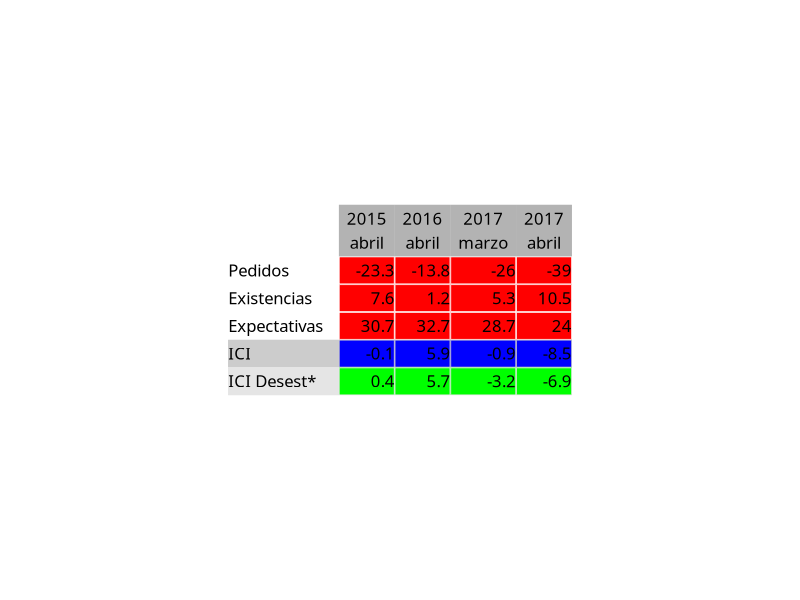
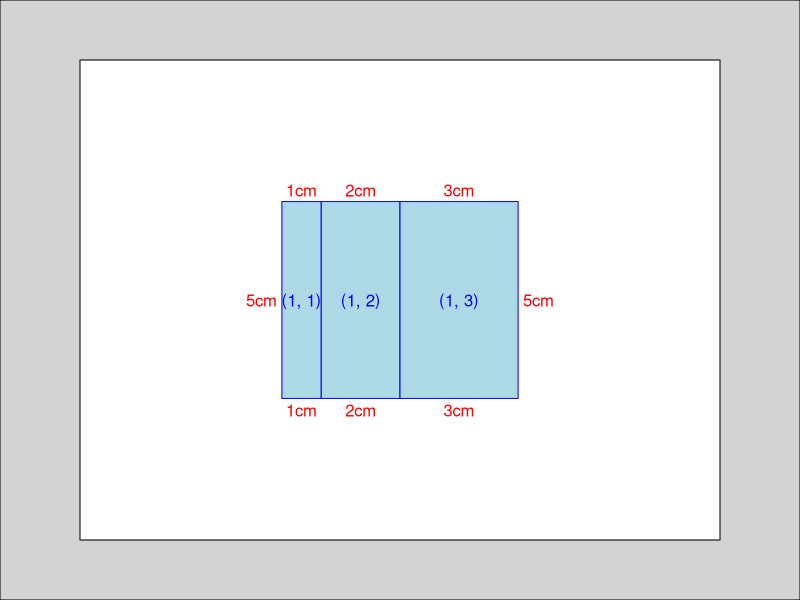
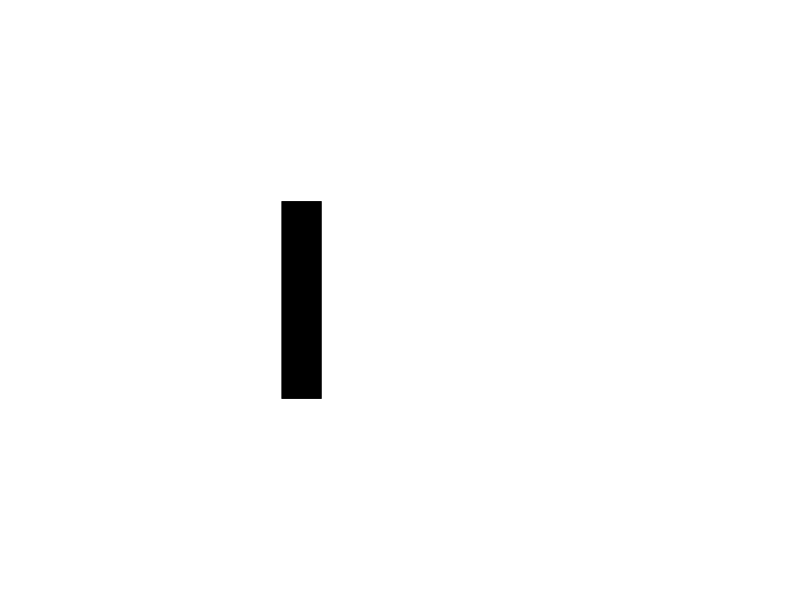
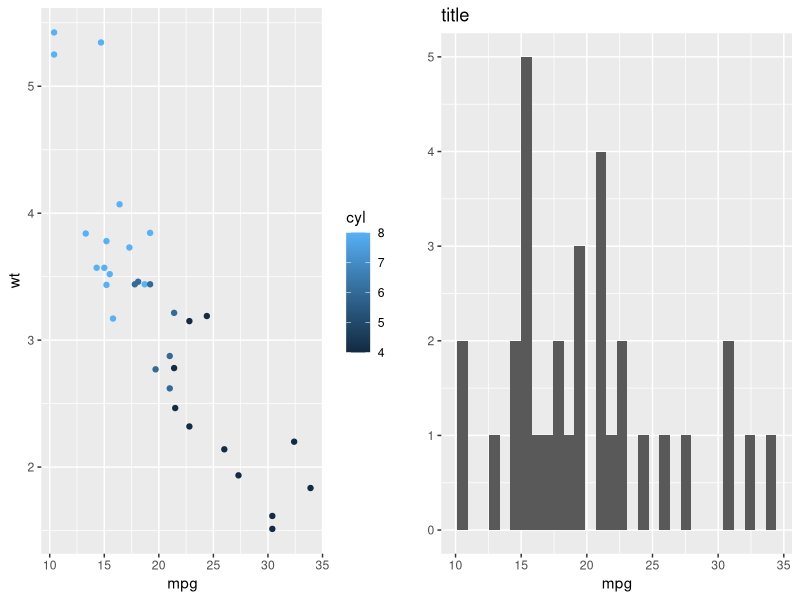
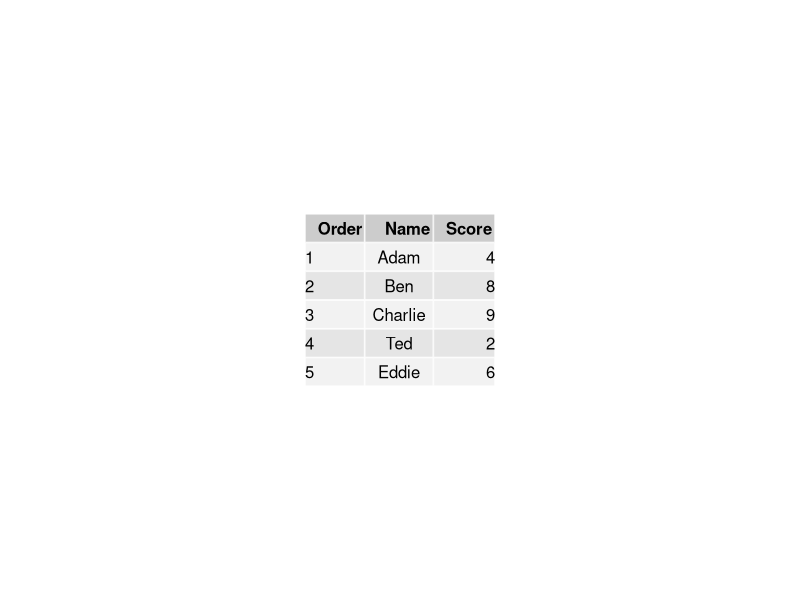
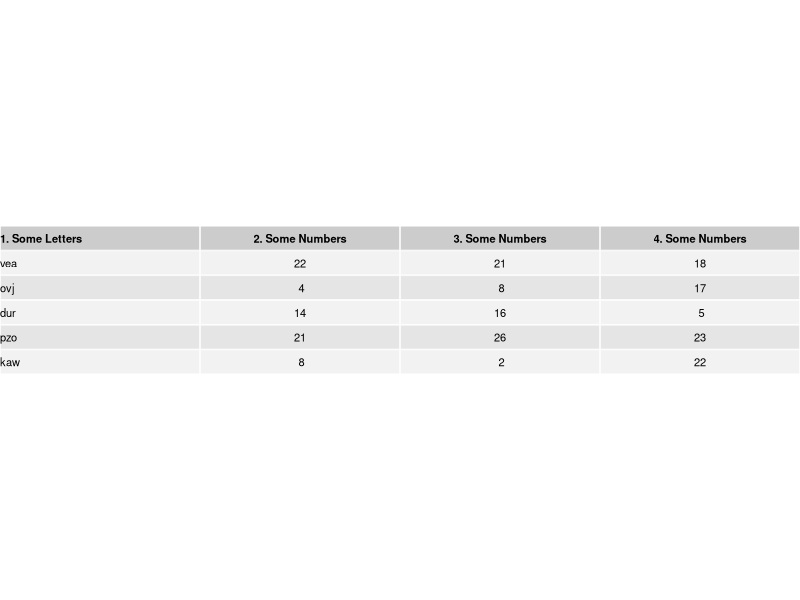
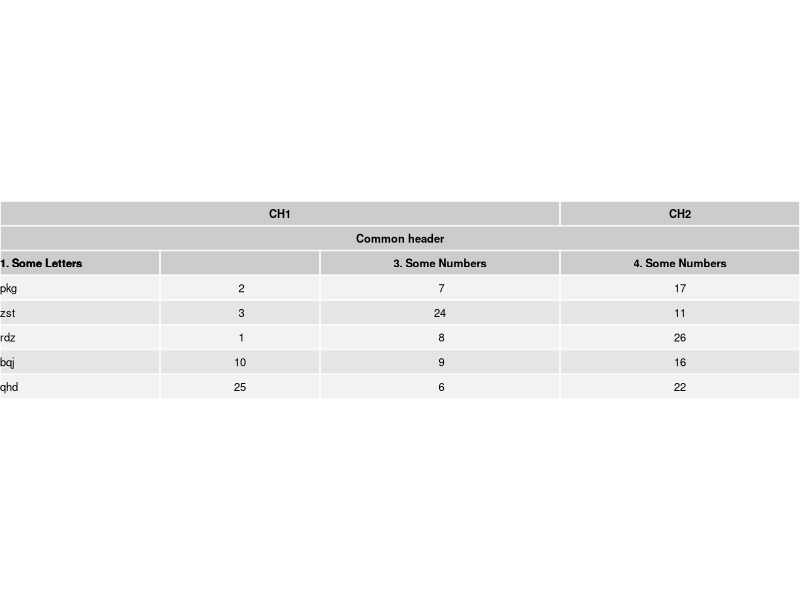
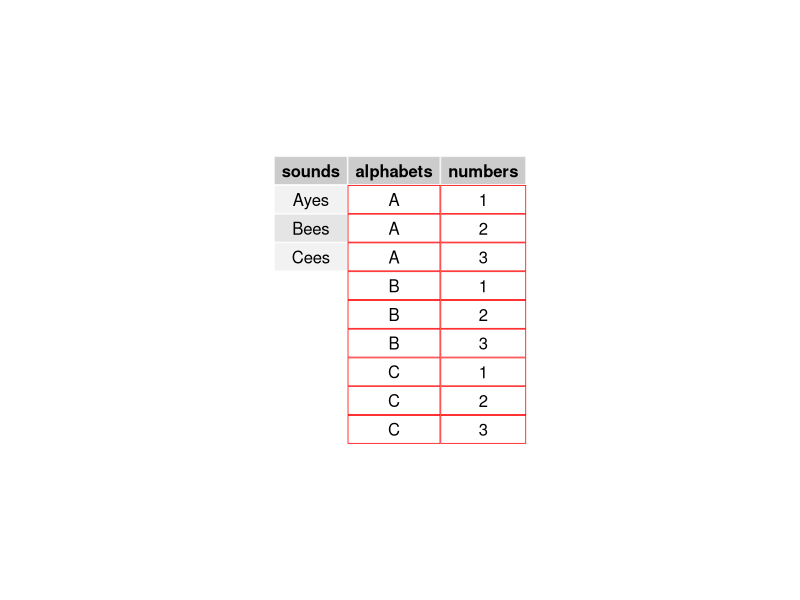

These figures' R source, in order:
## ---- chunk 1
knitr::opts_chunk$set(echo = TRUE)
## ---- chunk 2
library(grid)
library(gridExtra)
library(gtable)
tabla_fin <- rbind(
c("","2015\nabril","2016\nabril","2017\nmarzo","2017\nabril"),
c("Pedidos",-23.3,-13.8,-26,-39),
c("Existencias",7.6,1.2,5.3,10.5),
c("Expectativas",30.7,32.7,28.7,24),
c("ICI",-0.1,5.9,-0.9,-8.5),
c("ICI Desest*",0.4,5.7,-3.2,-6.9))
colnames(tabla_fin) <- tabla_fin[1,]
tabla_fin <- tabla_fin[-1,]
rownames(tabla_fin) <- tabla_fin[,1]
tabla_fin <- tabla_fin[,-1]
print(tabla_fin)
t1 <- ttheme_default(
        core=list(
         fg_params=list(fontface=rep("plain", 6), fontfamily="Calibri",
                      x=1.0, hjust=1.0),
         bg_params = list(
                     fill=c(rep("red",3),"blue","green"),
                     col=c("white","white","white","grey80","grey90"),
                     alpha = rep(1,5))
        ),
        rowhead=list(
         fg_params=list(x=0, hjust=0, fontface="plain", fontfamily="Calibri"),
         bg_params = list(
                     fill=c("white",rep("white",3),"grey80","grey90"),
                     col=c("white","white","white","white","grey80","grey90"),
                     alpha = rep(1,5))
        ),
        colhead=list(
         fg_params=list(fontface="plain",fontfamily="Calibri"),
         bg_params = list(
                     fill="grey70",
                     col="grey70",
                     alpha = rep(1,5))
        )
)
t  <- tableGrob(tabla_fin, theme=t1)
grid.newpage()
grid.draw(t)
## ---- chunk 3
a <- gtable(unit(1:3, c("cm")), unit(5, "cm"))
a
gtable_show_layout(a)

# Add a grob:
rect <- rectGrob(gp = gpar(fill = "black"))
a <- gtable_add_grob(a, rect, 1, 1)
a
plot(a)
## ---- chunk 4
library(ggplot2)
p1 <- qplot(mpg, wt, data = mtcars, colour = cyl)
p2 <- qplot(mpg, data = mtcars) + ggtitle("title")
p3 <- qplot(mpg, data = mtcars, geom = "dotplot")
p4 <-
  p1 + facet_wrap( ~ carb, nrow = 1) + theme(legend.position = "none") +
  ggtitle("facetted plot")
## ---- chunk 5
grid.arrange(p1, p2, nrow = 1)
## ---- chunk 6
#https://stackoverflow.com/questions/36454028/how-do-i-customize-particular-columns-for-a-tablegrob-in-r
library(grid)
library(gridExtra)

df <- data.frame(Order = c(1:5),
                 Name = c("Adam", "Ben", "Charlie" , "Ted", "Eddie"), 
                 Score = c(4, 8, 9 , 2 , 6))

#hj <- matrix(c(0, 0.5, 1), ncol=3, nrow=nrow(df), byrow=TRUE)
#x <- matrix(c(0, 0.5, 1), ncol=3, nrow=nrow(df), byrow=TRUE)

hj <- rep(c(0,0.5,1),each=5)
x <- rep(c(0,0.5,1),each=5)

tt1 <- ttheme_default(core=list(fg_params=list(hjust = hj, 
                                               x = x)),
                      colhead=list(fg_params=list(hjust=1, x=0.95)))


dfGrob <- tableGrob(df, rows = NULL, theme = tt1)
grid.newpage()
grid.draw(dfGrob)
## ---- chunk 7
hj <- matrix(c(0, 0.5, 1), ncol=3, nrow=nrow(df), byrow=TRUE)
x <- matrix(c(0, 0.5, 1), ncol=3, nrow=nrow(df), byrow=TRUE)
as.vector(x)
## ---- chunk 8
header_justify <- c(0,0.5,0.5,0.5)
header_x       <- c(0,0.5,0.5,0.5)
core_justify <-   rep(c(0,0.5,0.5,0.5),each=5)
core_x       <-   rep(c(0,0.5,0.5,0.5),each=5)
t_header <- ttheme_default(base_size = 8,
                           colhead=list(fg_params=list(hjust = header_justify , x = header_x)))
t_core   <- ttheme_default(base_size = 8,
                           core=list(fg_params=list(hjust = core_justify , x = core_x)))
daf <- data.frame(SomeLetters = paste0(letters[sample(1:26 , 5)],letters[sample(1:26 , 5)],letters[sample(1:26 , 5)]), 
                  SomeNumbers1 = sample(1:26,5) , 
                  SomeNumbers2 = sample(1:26,5) , 
                  SomeNumbers3 = sample(1:26,5))
tab01 <- tableGrob(daf , theme = t_core , rows=NULL, cols = NULL)
header01 <- tableGrob(daf[1,1:4],theme=t_header,
                      rows=NULL,cols= c("1. Some Letters",
                                        "2. Some Numbers",
                                        "3. Some Numbers",
                                        "4. Some Numbers"))
jn <- gtable_combine(header01[1,],tab01,along=2)
jn$layout[1:4 , c("r","l")] <- list(1:4,1:4)
jn$widths <- c(2,2,2,2)
grid.newpage()
grid.draw(jn)
## ---- chunk 9
header_justify <- c(0,0.5,0.5,0.5)
header_x       <- c(0,0.5,0.5,0.5)
core_justify <-   rep(c(0,0.5,0.5,0.5),each=5)
core_x       <-   rep(c(0,0.5,0.5,0.5),each=5)
t_header <- ttheme_default(base_size = 8,
                           colhead=list(fg_params=list(hjust = header_justify , x = header_x)))
t_core   <- ttheme_default(base_size = 8,
                           core=list(fg_params=list(hjust = core_justify , x = core_x)))
daf <- data.frame(SomeLetters = paste0(letters[sample(1:26 , 5)],letters[sample(1:26 , 5)],letters[sample(1:26 , 5)]), 
                  SomeNumbers1 = sample(1:26,5) , 
                  SomeNumbers2 = sample(1:26,5) , 
                  SomeNumbers3 = sample(1:26,5))

tab01 <- tableGrob(daf , theme = t_core , rows=NULL, cols = NULL)
header01 <- tableGrob(daf[1,1:4],theme=t_header,
                      rows=NULL,cols= c("1. Some Letters",
                                        "2. Some Numbers",
                                        "3. Some Numbers",
                                        "4. Some Numbers"))
jn <- gtable_combine(header01[1,],tab01,along=2)
jn$layout[1:4 , c("r","l")] <- list(1:4,1:4)

t_header <- ttheme_default(base_size=8)
header02 <- tableGrob(daf[1,1],rows=NULL,cols="Common header",theme=t_header)
jn <- gtable_combine(header02[1,],jn,along=2)
jn$layout[1:4 , c("r","l")] <- list(1,4)

t_header <- ttheme_default(base_size=8)
header02 <- tableGrob(daf[1,1:2],rows=NULL,cols=c("CH1", "CH2"),theme=t_header)
jn <- gtable_combine(header02[1,],jn,along=2)
jn$layout[1:4 , c("r","l")] <- list(c(1,4),c(3,4))

jn$widths <- c(2,2,3,3)
grid.newpage()
grid.draw(jn)
## ---- chunk 10
alphabets <- c(rep("A", 3), rep("B", 3), rep("C",3))
numbers <- c(rep(c(1,2,3), 3))
df1 <- data.frame(alphabets = alphabets,numbers=numbers)

#sounds <- c('','Ayes','','','Bees','','','Cees','')
sounds <- c("Ayes","Bees","Cees")
df2 <- data.frame(sounds = sounds)
t1 <- ttheme_default(core=list(bg_params=list(fill=rep("white",9),col=rep("red",9))))
t2 <- ttheme_default()
tab1 <- tableGrob(df1,theme = t1,row=NULL)
tab2 <- tableGrob(df2,theme = t2,row=NULL)

halign <- gtable_combine(tab2,tab1, along =1)

grid.newpage()
grid.draw(halign)
## ---- chunk 11
halign$layout
## ---- chunk 12
halign$layout[halign$layout$t != 1 &
                halign$layout$l == 1, c("t")] <-
  c(2,5,8,2,5,8)

halign$layout[halign$layout$b != 1  &
                halign$layout$l == 1, c("b")] <-
  c(4,7,10,4,7,10)
grid.newpage()
grid.draw(halign)
## ---- chunk 13
co2_online <- data.frame(a=c(" ",
                             "Stichprobe (2002-2018)",
                             "Anzahl",
                             "Beheizte Nutzflache [AN]",
                             "Grundgesamtheit (2018)",
                             "Anzahl",
                             "Beheizte Nutzflache [AN]",
                             "Abdeckung",
                             "Anzahl",
                             "Beheizte Nutzflache"),
                         b=c("Mehrfamiliengebaeude",
                             " ",
                             "2753",
                             "3842321",
                             " ",
                             " ",
                             "8599644",
                             " ",
                             " ",
                             "44.7"),
                         c=c("1-2 Familiengebaeude",
                             " ",
                             "2581",
                             "487369",
                             " ",
                             " ",
                             "3637082",
                             " ",
                             " ",
                             "13.4"),
                         d=c("Gesamt",
                             " ",
                             "5334",
                             "4329690",
                             " ",
                             " ",
                             "12237677",
                             " ",
                             " ",
                             "35.4"))
                         
## ---- chunk 14
#border_colors_col1 <- c( rep("black",2) , rep("white",2) , "black" , rep("white",2) , "black" , rep("white",2))
#border_colors_col1 <- c("black" , rep("white",3) , "black" , rep("white",2) , "black" , rep("white",2))
#border_colors_col2 <- c( "black" , "white" , rep("black" , 8))
#border_colors_col3 <- c( "black" , "white" , rep("black" , 8))
#border_colors_col4 <- c( "black" , "white" , rep("black" , 8))
#border_colors <- c(border_colors_col1 , border_colors_col2 , border_colors_col3 , border_colors_col4)
border_colors <- "white"
t0 <- ttheme_default()
t1 <- ttheme_default(core=list(bg_params=list(fill=rep("white",9),col=border_colors )))
#grid.newpage()
#grid.draw(tab01)
## ---- chunk 15
tab01 <- tableGrob(co2_online,theme=t1,row=NULL,col=NULL)
#tab01 <- gtable_add_grob(tab01 , 
#                         grobs = rectGrob(gp = gpar(fill=NA,lwd=2)),
#                         t = 1, b = 1 , l = 1 , r = 4)
#add a border:
tab01 <- tableGrob(co2_online,theme=t1,row=NULL,col=NULL)
tab01 <- gtable_add_grob(tab01,
        grobs = rectGrob(gp = gpar(fill = NA, lwd = 2)),
        t = 1, b = 10, l = 1, r = 4)

tab01 <- gtable_add_grob(tab01,
        grobs = segmentsGrob(
            x0 = unit(0,"npc"),
            y0 = unit(0,"npc"),
            x1 = unit(1,"npc"),
            y1 = unit(0,"npc"),
            gp = gpar(lwd = 1.0,col="black")),
        t = 3, b = 4, l = 1, r = 4)
tab01 <- gtable_add_grob(tab01,
        grobs = segmentsGrob(
            x0 = unit(0,"npc"),
            y0 = unit(0,"npc"),
            x1 = unit(1,"npc"),
            y1 = unit(0,"npc"),
            gp = gpar(lwd = 1.0,col="black")),
        t = 1, b = 1, l = 1, r = 4)
tab01 <- gtable_add_grob(tab01,
        grobs = segmentsGrob(
            x0 = unit(0,"npc"),
            y0 = unit(0,"npc"),
            x1 = unit(1,"npc"),
            y1 = unit(0,"npc"),
            gp = gpar(lwd = 1.0,col="black")),
        t = 7, b = 7, l = 1, r = 4)
tab01 <- gtable_add_grob(tab01,
        grobs = segmentsGrob(
            x0 = unit(0,"npc"),
            y0 = unit(0,"npc"),
            x1 = unit(0,"npc"),
            y1 = unit(1,"npc"),
            gp = gpar(lwd = 1.0,col="black")),
        t = 1, b = 10, l = 3, r = 4)
tab01 <- gtable_add_grob(tab01,
        grobs = segmentsGrob(
            x0 = unit(0,"npc"),
            y0 = unit(0,"npc"),
            x1 = unit(0,"npc"),
            y1 = unit(1,"npc"),
            gp = gpar(lwd = 1.0,col="black")),
        t = 1, b = 10, l = 2, r = 3)
tab01 <- gtable_add_grob(tab01,
        grobs = segmentsGrob(
            x0 = unit(0,"npc"),
            y0 = unit(0,"npc"),
            x1 = unit(0,"npc"),
            y1 = unit(1,"npc"),
            gp = gpar(lwd = 1.0,col="black")),
        t = 1, b = 10, l = 4, r = 4) #WHATTHEFUCK!!!
tab01 <- gtable_add_grob(tab01,
        grobs = segmentsGrob(
            x0 = unit(0,"npc"),
            y0 = unit(0,"npc"),
            x1 = unit(1,"npc"),
            y1 = unit(0,"npc"),
            gp = gpar(lwd = 1.0,col="black")),
        t = 3, b = 3, l = 2, r = 4)
tab01 <- gtable_add_grob(tab01,
        grobs = segmentsGrob(
            x0 = unit(0,"npc"),
            y0 = unit(0,"npc"),
            x1 = unit(1,"npc"),
            y1 = unit(0,"npc"),
            gp = gpar(lwd = 1.0,col="black")),
        t = 5, b = 5, l = 2, r = 4)
tab01 <- gtable_add_grob(tab01,
        grobs = segmentsGrob(
            x0 = unit(0,"npc"),
            y0 = unit(0,"npc"),
            x1 = unit(1,"npc"),
            y1 = unit(0,"npc"),
            gp = gpar(lwd = 1.0,col="black")),
        t = 8, b = 8, l = 2, r = 4)
tab01 <- gtable_add_grob(tab01,
        grobs = segmentsGrob(
            x0 = unit(0,"npc"),
            y0 = unit(0,"npc"),
            x1 = unit(1,"npc"),
            y1 = unit(0,"npc"),
            gp = gpar(lwd = 1.0,col="black")),
        t = 9, b = 9, l = 2, r = 4)
tab01 <- gtable_add_grob(tab01,
        grobs = segmentsGrob(
            x0 = unit(0,"npc"),
            y0 = unit(0,"npc"),
            x1 = unit(1,"npc"),
            y1 = unit(0,"npc"),
            gp = gpar(lwd = 1.0,col="black")),
        t = 6, b = 6, l = 2, r = 4)
tab01 <- gtable_add_grob(tab01,
        grobs = segmentsGrob(
            x0 = unit(0,"npc"),
            y0 = unit(0,"npc"),
            x1 = unit(1,"npc"),
            y1 = unit(0,"npc"),
            gp = gpar(lwd = 1.0,col="black")),
        t = 2, b = 2, l = 2, r = 4)
grid.newpage()
grid.draw(tab01)
## ---- chunk 16
ttt <- ttheme_default(core=list(bg_params=list(fill="red",col="white" )))
g <- tableGrob(iris[1:4, 1:3],theme=ttt)
g <- gtable_add_grob(g,
        grobs = segmentsGrob( # line across the bottom
            x0 = unit(0,"npc"),
            y0 = unit(0,"npc"),
            x1 = unit(1,"npc"),
            y1 = unit(0,"npc"),
            gp = gpar(lwd = 2.0,col="black")),
        t = 3, b = 3, l = 3, r = 3)
grid.newpage()
grid.draw(g)
## ---- chunk 17
daf <- data.frame(a=1:8 , b = 9:16 , c = 17:24)
tab01 <- tableGrob(daf , theme= t0,row=NULL,col=NULL)
header01 <- tableGrob(daf[1,1],rows=NULL,cols="some text")
jn <- gtable_combine(header01[1,] , tab01 , along = 2)
jn$layout[1:2 , c("r","l")] <- list(1,3)
header02 <- tableGrob(daf[1,1:3],rows=NULL,cols=c("aa","bb","cc"))
jn <- gtable_combine(header02[1,] , jn , along = 2)
jn$layout[1:3 , c("r","l")] <- list(1:3,1:3)
daf2 <- data.frame(d = c("one" , "two" , "three "))
tab02 <- tableGrob(daf2 , theme = t0,  row=NULL)
#jn <- gtable_combine(tab02 , jn )
#jn$layout[, c("t")] <- c(1,2,5,8,1,2,5,8)
#jn$layout[, c("b")] <- c(1,4,7,10,1,4,7,10)
#jn$layout[jn$layout$t != 1 & jn$layout$l == 1, c("t")] <- rep(c(2,5,8),2)
#jn$layout[jn$layout$b != 1 & jn$layout$l == 1, c("b")] <- rep(c(4,7,10),2)
grid.newpage()
grid.draw(jn)
